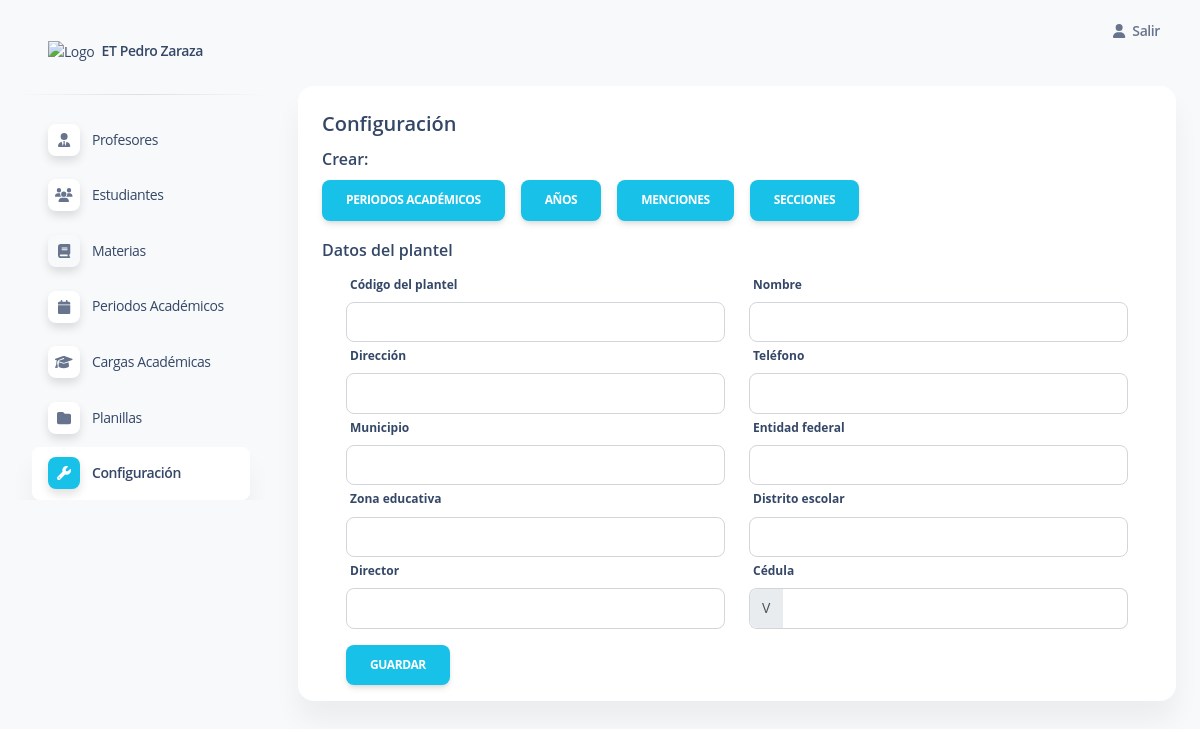
Before: /configuracion (signed in) with the older database file.
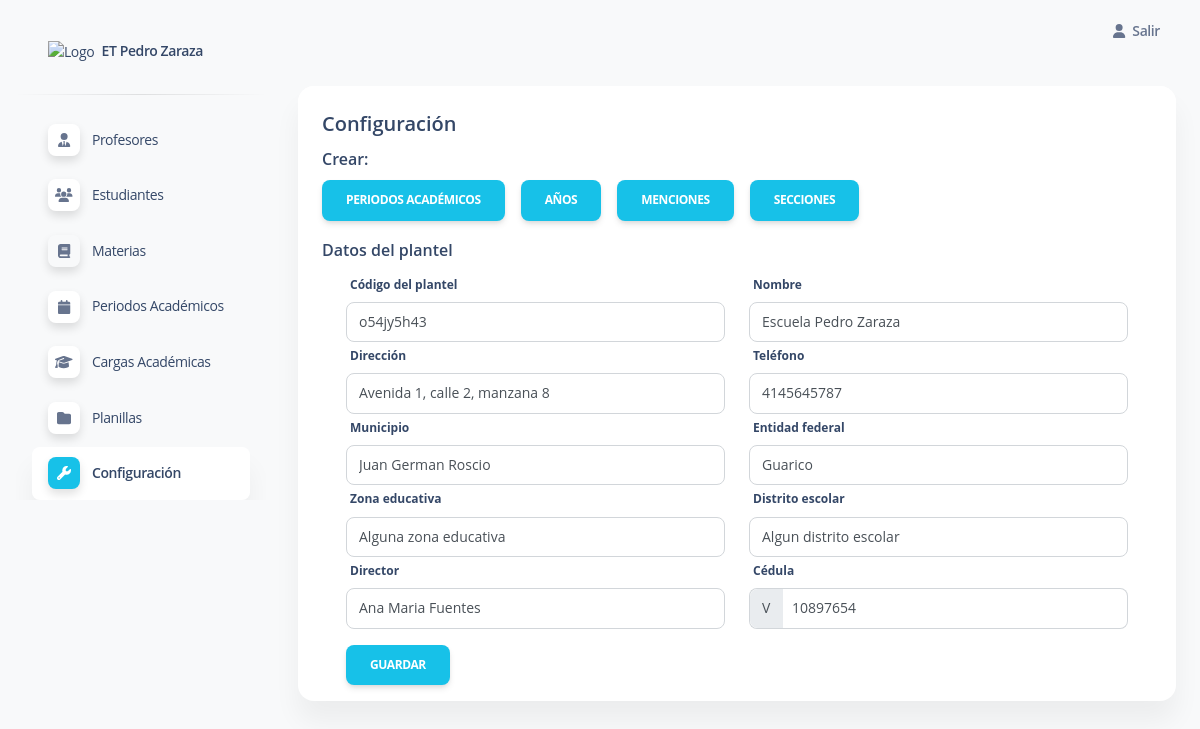
After: the same page with the newer database file.
### apps/home/models.py (models this page shows, shortened)
class DatosPlantel(models.Model):
    id = models.AutoField(primary_key=True)  # Llave primaria autoincremental
    codigo = models.CharField(max_length=255)  # Cadena de texto no nula
    nombre = models.CharField(max_length=255)  # Cadena de texto no nula
    direccion = models.CharField(max_length=255)  # Cadena de texto no nula
    telefono = models.PositiveIntegerField()  # Número no nulo
    municipio = models.CharField(max_length=255)  # Cadena de texto no nula
    entidad_federal = models.CharField(max_length=255)  # Cadena de texto no nula
    zona_educativa = models.CharField(max_length=255)  # Cadena de texto no nula
    distrito_escolar = models.CharField(max_length=255)  # Cadena de texto no nula
    ci_tipo = models.CharField(max_length=1, null=False)  # String de un solo carácter no nulo
    ci = models.PositiveIntegerField(null=False)  # Número no nulo
    director = models.CharField(max_length=255)
    class Meta:
        verbose_name_plural = "Datos Plantel"  # Nombre en plural para el panel de administración

### apps/home/views.py (the view)
# urls.py: path('configuracion', views.configuracion, name='configuracion'),
@login_required(login_url="/login/")
def configuracion(request):
    if request.method == 'POST':
        form = PlantelForm(request.POST)
        if form.is_valid():
            datos_plantel = DatosPlantel.objects.first()
            if datos_plantel:
                DatosPlantel.objects.update(**form.cleaned_data)
            else:
                DatosPlantel.objects.create(**form.cleaned_data)
    else:
        datos_plantel = DatosPlantel.objects.values().first()
        if not datos_plantel:
            datos_plantel= {
                'codigo': '',
                'nombre': '',
                'direccion': '',
                'telefono': None,
                'municipio': '',
                'entidad_federal': '',
                'zona_educativa': '',
                'distrito_escolar': '',
                'director': '',
                'ci_tipo': '',
                'ci': None
            }
        form = PlantelForm(initial=datos_plantel)
    content = 'home/configuracion/index.html'
    context = {
        'form':form,
        'segment':'configuracion',
        'title':'Configuración',
        'table':content,
        'datos_plantel': datos_plantel
    }
    return render(request, 'home/table.html', context)

### apps/context_processors.py (called while the page is built)
def cfg_assets_root(request):
    return { 'ASSETS_ROOT' : settings.ASSETS_ROOT }

### apps/templates/home/table.html (shortened to what this page needs)
{% extends 'layouts/base.html' %}
{% block content %}
{% load tags %}
<div class="container-fluid py-4">
  <div class="row">
    <div class="col-12">
      <div class="card mb-4">
        <div class="card-header pb-0">
          <div class="d-flex justify-content-between">
            <h5>{{ title }}</h5>
          </div>
        </div>
        <div class="card-body p-0">
          <div class="table-responsive p-0" id="contenedor-tabla">
            {% include table %}
          </div>
        </div>
      </div>
    </div>
  </div>
</div>
{% endblock content %}

### apps/templates/layouts/base.html (shortened to what this page needs)
<!DOCTYPE html>
<html lang="es">
<head>
  <link href="{{ ASSETS_ROOT }}/lib/select2-4.1.0-rc.0/dist/css/select2.min.css" rel="stylesheet" />
  <link id="pagestyle" href="{{ ASSETS_ROOT }}/css/soft-ui-dashboard.css?v=1.0.6" rel="stylesheet" />
  <link id="pagestyle_base" href="{{ ASSETS_ROOT }}/css/base.css" rel="stylesheet" />
  <link id="pagestyle_dark" href="{{ ASSETS_ROOT }}/css/dark-theme-core.css" rel="stylesheet" />
</head>
<body class="g-sidenav-show  bg-gray-100">
  {% include "includes/sidebar.html" %}
  <main class="main-content position-relative max-height-vh-100 h-100 border-radius-lg ">
    {% include "includes/navigation.html" %}
    {% block content %}{% endblock content %}
  </main>
</body>
</html>

### apps/templates/includes/sidebar.html (shortened to what this page needs)
<aside class="sidenav navbar navbar-vertical navbar-expand-xs border-0 border-radius-xl my-3 fixed-start ms-3 " id="sidenav-main">
  <div class="sidenav-header">
    <a class="navbar-brand m-0" href="/">
      <img src="{{ ASSETS_ROOT }}/img/logo.svg" alt="Logo">
      <span class="ms-1 font-weight-bold">ET Pedro Zaraza</span>
    </a>
  </div>
  <hr class="horizontal dark mt-0">
  <div class="collapse navbar-collapse  w-auto " id="sidenav-collapse-main">
    <ul class="navbar-nav">
      <li class="nav-item">
        <a class="nav-link {% if 'profesores' in segment %} active text-white {% endif %}" href="{% url 'profesores' %}">
          <div class="icon icon-shape icon-sm shadow border-radius-md bg-white text-center me-2 d-flex align-items-center justify-content-center">
            <i class="fas fa-user-tie" aria-hidden="true"></i>
          </div>
          <span class="nav-link-text ms-1 text-dark">Profesores</span>
        </a>
      </li>
      <li class="nav-item">
        <a class="nav-link {% if 'estudiante' in segment %} active text-white {% endif %}" href="{% url 'estudiante' %}">
          <div class="icon icon-shape icon-sm shadow border-radius-md bg-white text-center me-2 d-flex align-items-center justify-content-center">
            <i class="fas fa-users" aria-hidden="true"></i>
          </div>
          <span class="nav-link-text ms-1 text-dark">Estudiantes</span>
        </a>
      </li>
      <li class="nav-item">
        <a class="nav-link {% if 'materia' in segment %} active text-white {% endif %}" href="{% url 'materia' %}">
          <div class="icon icon-shape icon-sm shadow border-radius-md text-center me-2 d-flex align-items-center justify-content-center">
            <i class="fa fa-book" aria-hidden="true"></i>
          </div>
          <span class="nav-link-text ms-1 text-dark">Materias</span>
        </a>
      </li>
      <li class="nav-item">
        <a class="nav-link {% if 'periodo' in segment %} active text-white {% endif %}" href="{% url 'periodo' %}">
          <div class="icon icon-shape icon-sm shadow border-radius-md bg-white text-center me-2 d-flex align-items-center justify-content-center">
            <i class="fas fa-calendar" aria-hidden="true"></i>
          </div>
          <span class="nav-link-text ms-1 text-dark">Periodos Académicos</span>
        </a>
      </li>
      <li class="nav-item">
        <a class="nav-link {% if 'carga' in segment %} active text-white {% endif %}" href="{% url 'carga' %}">
          <div class="icon icon-shape icon-sm shadow border-radius-md bg-white text-center me-2 d-flex align-items-center justify-content-center">
            <i class="fas fa-graduation-cap" aria-hidden="true"></i>
          </div>
          <span class="nav-link-text ms-1 text-dark">Cargas Académicas</span>
        </a>
      </li>
      <li class="nav-item">
        <a class="nav-link {% if 'planilla' in segment %} active text-white {% endif %}" href="{% url 'planilla' %}">
          <div class="icon icon-shape icon-sm shadow border-radius-md bg-white text-center me-2 d-flex align-items-center justify-content-center">
            <i class="fas fa-folder" aria-hidden="true"></i>
          </div>
          <span class="nav-link-text ms-1 text-dark">Planillas</span>
        </a>
      </li>
      <li class="nav-item">
        <a class="nav-link {% if 'configuracion' in segment %} active text-white {% endif %}" href="{% url 'configuracion' %}">
          <div class="icon icon-shape icon-sm shadow border-radius-md bg-white text-center me-2 d-flex align-items-center justify-content-center">
            <i class="fas fa-wrench" aria-hidden="true"></i>
          </div>
          <span class="nav-link-text ms-1 text-dark">Configuración</span>
        </a>
      </li>
    </ul>
  </div>
</aside>

### apps/templates/includes/navigation.html (shortened to what this page needs)
    <nav class="navbar navbar-main navbar-expand-lg px-0 mx-4 shadow-none border-radius-xl" id="navbarBlur" navbar-scroll="true">
      <div class="container-fluid py-1 px-3">
                <div class="collapse navbar-collapse mt-sm-0 mt-2 me-md-0 me-sm-4" id="navbar">
          <ul class="navbar-nav  justify-content-end">
            <li class="nav-item d-flex align-items-center">
              <a href="{% url 'logout' %}" class="nav-link text-body font-weight-bold px-0">
                <i class="fa fa-user me-sm-1"></i>
                <span class="d-sm-inline d-none">Salir</span>
              </a>
            </li>
          </ul>
        </div>
      </div>
    </nav>

### apps/templates/home/configuracion/index.html (shortened to what this page needs)
{% block stylesheets %}
<link id="custom_style" href="{{ ASSETS_ROOT }}/css/custom.css" rel="stylesheet" />
{% endblock stylesheets %}
<div class="container-fluid">
  <div class="width-min">
    <h6>Crear:</h6>
    <div class="d-flex gap-3">
      <a class="btn btn-primary" href="#" role="button">Periodos Académicos</a>
      <a class="btn btn-primary" href="#" role="button">Años</a>
      <a class="btn btn-primary" href="#" role="button">Menciones</a>
      <a class="btn btn-primary" href="#" role="button">Secciones</a>
    </div>
  </div>
  <h6>Datos del plantel</h6>
  <form method="post">
    <div class="container">
      <div class="row">
        <div class="col {% if form.codigo.errors %}form-error{% endif %}">
          <label for="{{ form.codigo.id_for_label }}">{{ form.codigo.label }}</label>
          {{ form.codigo }}
        </div>
        <div class="col {% if form.nombre.errors %}form-error{% endif %}">
          <label for="{{ form.nombre.id_for_label }}">{{ form.nombre.label }}</label>
          {{ form.nombre }}
        </div>
        <div class="col {% if form.direccion.errors %}form-error{% endif %}">
          <label for="{{ form.direccion.id_for_label }}">{{ form.direccion.label }}</label>
          {{ form.direccion }}
        </div>
        <div class="col {% if form.telefono.errors %}form-error{% endif %}">
          <label for="{{ form.telefono.id_for_label }}">{{ form.telefono.label }}</label>
          {{ form.telefono }}
        </div>
        <div class="col {% if form.municipio.errors %}form-error{% endif %}">
          <label for="{{ form.municipio.id_for_label }}">{{ form.municipio.label }}</label>
          {{ form.municipio }}
        </div>
        <div class="col {% if form.entidad_federal.errors %}form-error{% endif %}">
          <label for="{{ form.entidad_federal.id_for_label }}">{{ form.entidad_federal.label }}</label>
          {{ form.entidad_federal }}
        </div>
        <div class="col {% if form.zona_educativa.errors %}form-error{% endif %}">
          <label for="{{ form.zona_educativa.id_for_label }}">{{ form.zona_educativa.label }}</label>
          {{ form.zona_educativa }}
        </div>
        <div class="col {% if form.distrito_escolar.errors %}form-error{% endif %}">
          <label for="{{ form.distrito_escolar.id_for_label }}">{{ form.distrito_escolar.label }}</label>
          {{ form.distrito_escolar }}
        </div>
        <div class="col {% if form.director.errors %}form-error{% endif %}">
          <label for="{{ form.director.id_for_label }}">{{ form.director.label }}</label>
          {{ form.director }}
        </div>
        <div class="col {% if form.ci_tipo.errors %}form-error{% endif %}">
          <label for="{{ form.ci_tipo.id_for_label }}">{{ form.ci.label }}</label>
          <div class="input-group">
            <div class="input-group-text p-0">
              {{ form.ci_tipo }}
            </div>
            {{ form.ci }}
          </div>
        </div>
        <div class="col pt-3">
          <button class="btn btn-primary" type="submit">Guardar</button>
        </div>
      </div>
    </div>
  </form>
</div>

### apps/static/assets/css/dark-theme-core.css (style rules this page uses)
body { transition: background-color 200ms ease-in; }

### apps/static/assets/css/custom.css (style rules this page uses)
.br-start { border-radius: 0.5rem 0px 0px 0.5rem !important; }
.padding-left-10px { padding-left: 10px !important; }

Changed rows visible on the page:
added DatosPlantel: codigo "o54jy5h43", nombre "Escuela Pedro Zaraza", direccion "Avenida 1, calle 2, manzana 8", telefono "4145645787", municipio "Juan German Roscio", entidad_federal "Guarico", zona_educativa "Alguna zona educativa", distrito_escolar "Algun distrito escolar", director "Ana Maria Fuentes", ci_tipo "V", ci "10897654"
Other visible differences:
form field ci_tipo: "V" → (not shown)
